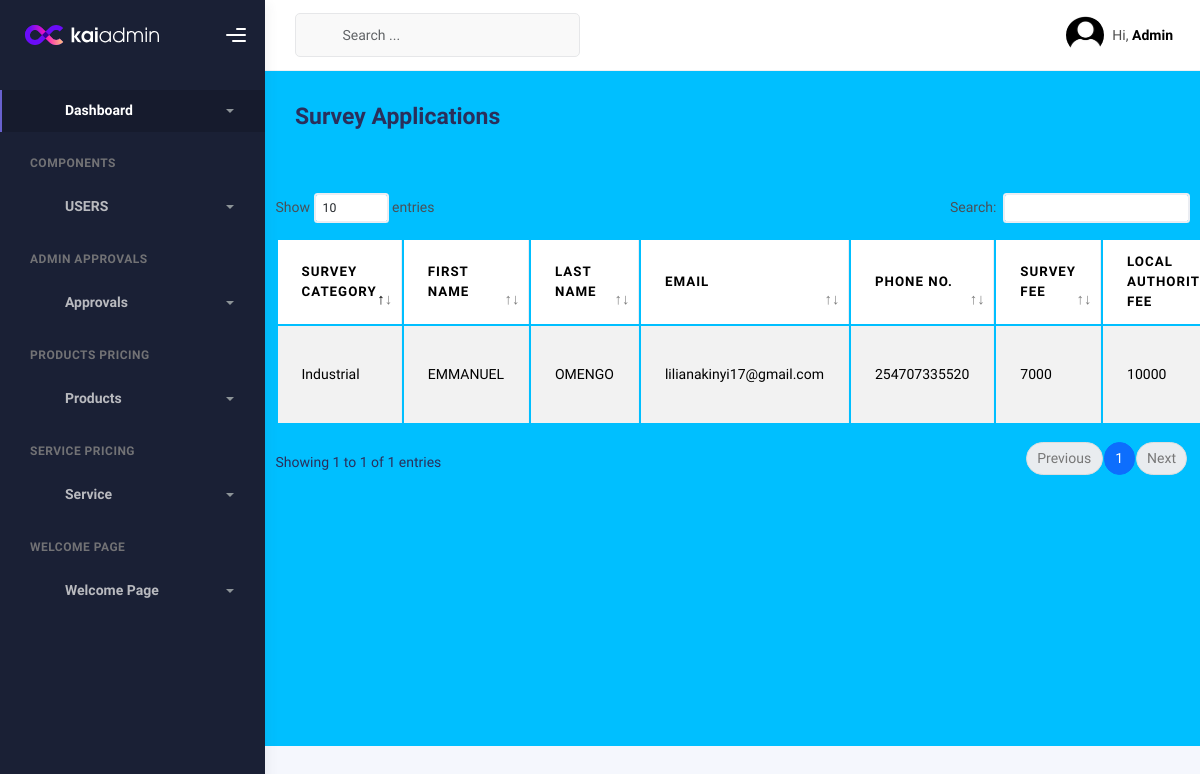
Screenshot of /survey_app (signed in) with the database file from the repository.
### admins/models.py (models this page shows, shortened)
class Survey_Application(models.Model):
    Survey_Category = models.CharField(max_length=50, null=False, blank=False)
    First_Name = models.CharField(max_length=20, null=False, blank=False)
    Last_Name = models.CharField(max_length=20, null=False, blank=False)
    Email_Address = models.EmailField(null=False, blank=False)
    Phone_Number = models.PositiveIntegerField(null=False, blank=False)
    Survey_Fee = models.PositiveIntegerField(null=False, blank=False)
    Local_Authority_Fee = models.PositiveIntegerField(null=False, blank=False)
    Total_Amount = models.PositiveIntegerField(null=False, blank=False)
    Mpesa_phone = models.PositiveIntegerField(blank=False, null=True, default='0000000000')
    Amount_paid = models.PositiveIntegerField(blank=False, null=True, default='0')
    depth = models.PositiveIntegerField(blank=False, null=False, default='0')
    height = models.PositiveIntegerField(blank=False, null=False, default='0')
    status_choice = [
        ('Approved', 'Approved'),
        ('Verified', 'Verified')
    ]
    status = models.CharField(max_length=15, null=True, blank=True, default="Verified", choices=status_choice)

### custom_admin/views.py (the view)
# urls.py: path('survey_app', views.survey_app, name='survey_app'),
@staff_member_required
def survey_app(request):
    suv_app = Survey_Application.objects.all()
    return render(request, 'admincustom/surveyapplication.html', {'suv_app': suv_app})

### custom_admin/templates/admincustom/surveyapplication.html (shortened to what this page needs)
{% load static %}
<!DOCTYPE html>
<html lang="en">
<head>
    <link href="https://cdn.jsdelivr.net/npm/bootstrap-icons/font/bootstrap-icons.css" rel="stylesheet">
    <link href="https://cdn.jsdelivr.net/npm/bootstrap@5.3.3/dist/css/bootstrap.min.css" rel="stylesheet"
>
    <link rel="stylesheet" href="{% static 'assets/css/bootstrap.min.css' %}"/>
    <link rel="stylesheet" href="{% static 'assets/css/plugins.min.css' %}"/>
    <link rel="stylesheet" href="{% static 'assets/css/kaiadmin.min.css' %}"/>
</head>
<body>
<div class="wrapper">
    <div class="sidebar" data-background-color="dark">
        <div class="sidebar-logo">
            <div class="logo-header" data-background-color="dark">
                <a href="/custo" class="logo">
                    <img
                            src="{% static 'assets/img/kaiadmin/logo_light.svg' %}"
                            alt="navbar brand"
                            class="navbar-brand"
                            height="20"
                    />
                </a>
                <div class="nav-toggle">
                    <button class="btn btn-toggle toggle-sidebar">
                        <i class="gg-menu-right"></i>
                    </button>
                </div>
            </div>
        </div>
        <div class="sidebar-wrapper scrollbar scrollbar-inner">
            <div class="sidebar-content">
                <ul class="nav nav-secondary">
                    <li class="nav-item active">
                        <a
                                data-bs-toggle="collapse"
                                href="#dashboard"
                                class="collapsed"
                                aria-expanded="false"
                        >
                            <i class="fas fa-home"></i>
                            <p>Dashboard</p>
                            <span class="caret"></span>
                        </a>
                    </li>
                    <li class="nav-section">
                        <h4 class="text-section">Components</h4>
                    </li>
                    <li class="nav-item">
                        <a data-bs-toggle="collapse" href="#base">
                            <i class="fas fa-layer-group"></i>
                            <p>USERS</p>
                            <span class="caret"></span>
                        </a>
                    </li>
                    <li class="nav-section">
                        <h4 class="text-section">ADMIN APPROVALS</h4>
                    </li>
                    <li class="nav-item">
                        <a data-bs-toggle="collapse" href="#sidebarLayouts">
                            <i class="fas fa-th-list"></i>
                            <p>Approvals</p>
                            <span class="caret"></span>
                        </a>
                    </li>
                    <li class="nav-section">
                        <h4 class="text-section">PRODUCTS PRICING</h4>
                    </li>
                    <li class="nav-item">
                        <a data-bs-toggle="collapse" href="#forms">
                            <i class="fas fa-pen-square"></i>
                            <p>Products</p>
                            <span class="caret"></span>
                        </a>
                    </li>
                    <li class="nav-section">
                        <h4 class="text-section">SERVICE PRICING</h4>
                    </li>
                    <li class="nav-item">
                        <a data-bs-toggle="collapse" href="#tables">
                            <i class="fas fa-table"></i>
                            <p>Service</p>
                            <span class="caret"></span>
                        </a>
                    </li>
                    <li class="nav-section">
                        <h4 class="text-section">WELCOME PAGE</h4>
                    </li>
                    <li class="nav-item">
                        <a data-bs-toggle="collapse" href="#maps">
                            <i class="fas fa-map-marker-alt"></i>
                            <p>Welcome Page</p>
                            <span class="caret"></span>
                        </a>
                    </li>
                </ul>
            </div>
        </div>
    </div>
    <div class="main-panel">
        <div class="main-header">
            <nav
                    class="navbar navbar-header navbar-header-transparent navbar-expand-lg border-bottom"
            >
                <div class="container-fluid">
                    <nav
                            class="navbar navbar-header-left navbar-expand-lg navbar-form nav-search p-0 d-none d-lg-flex"
                    >
                        <div class="input-group">
                            <div class="input-group-prepend">
                                <button type="submit" class="btn btn-search pe-1">
                                    <i class="fa fa-search search-icon"></i>
                                </button>
                            </div>
                            <input
                                    type="text"
                                    placeholder="Search ..."
                                    class="form-control"
                            />
                        </div>
                    </nav>
                    <ul class="navbar-nav topbar-nav ms-md-auto align-items-center">
                        <li class="nav-item topbar-user dropdown hidden-caret">
                            <a
                                    class="dropdown-toggle profile-pic"
                                    data-bs-toggle="dropdown"
                                    href="#"
                                    aria-expanded="false"
                            >
                                <div class="avatar-sm">
                                    <img
                                            src="{% static 'assets/img/profile4.jpg' %}"
                                            alt="..."
                                            class="avatar-img rounded-circle"
                                    />
                                </div>
                                <span class="profile-username">
                      <span class="op-7">Hi,</span>
                      <span class="fw-bold">Admin</span>
                    </span>
                            </a>
                        </li>
                    </ul>
                </div>
            </nav>
        </div>
        <div class="container" style="background-color: deepskyblue">
            <div class="page-inner">
                <div
                        class="d-flex align-items-left align-items-md-center flex-column flex-md-row pt-2 pb-4"
                >
                    <div>
                        <h3 class="fw-bold mb-3">Survey Applications</h3>
                    </div>
                </div>
            </div>
            <div class="row">
                <div class="table-responsive">
                    <table id="adminTable" class="table table-striped table-bordered">
                        <thead>
                        <tr>
                            <th>Survey Category</th>
                            <th>First Name</th>
                            <th>Last Name</th>
                            <th>Email</th>
                            <th>Phone No.</th>
                            <th>Survey Fee</th>
                            <th>Local Authority Fee</th>
                        </tr>
                        </thead>{% for suv in suv_app %}
                        <tbody>
                        <tr>
                            <td>{{ suv.Survey_Category }}</td>
                            <td>{{ suv.First_Name }}</td>
                            <td>{{ suv.Last_Name }}</td>
                            <td>{{ suv.Email_Address }}</td>
                            <td>{{ suv.Phone_Number }}</td>
                            <td>{{ suv.Survey_Fee }}</td>
                            <td>{{ suv.Local_Authority_Fee }}</td>
                        </tr>
                        </tbody>{% endfor %}
                    </table>
                </div>
            </div>
        </div>
    </div>
</div>
</body>
</html>

### rows the page displays
Survey_Application: Survey_Category "Industrial", First_Name "EMMANUEL", Last_Name "OMENGO", Email_Address "lilianakinyi17@gmail.com", Phone_Number "254707335520", Survey_Fee "7000", Local_Authority_Fee "10000"
